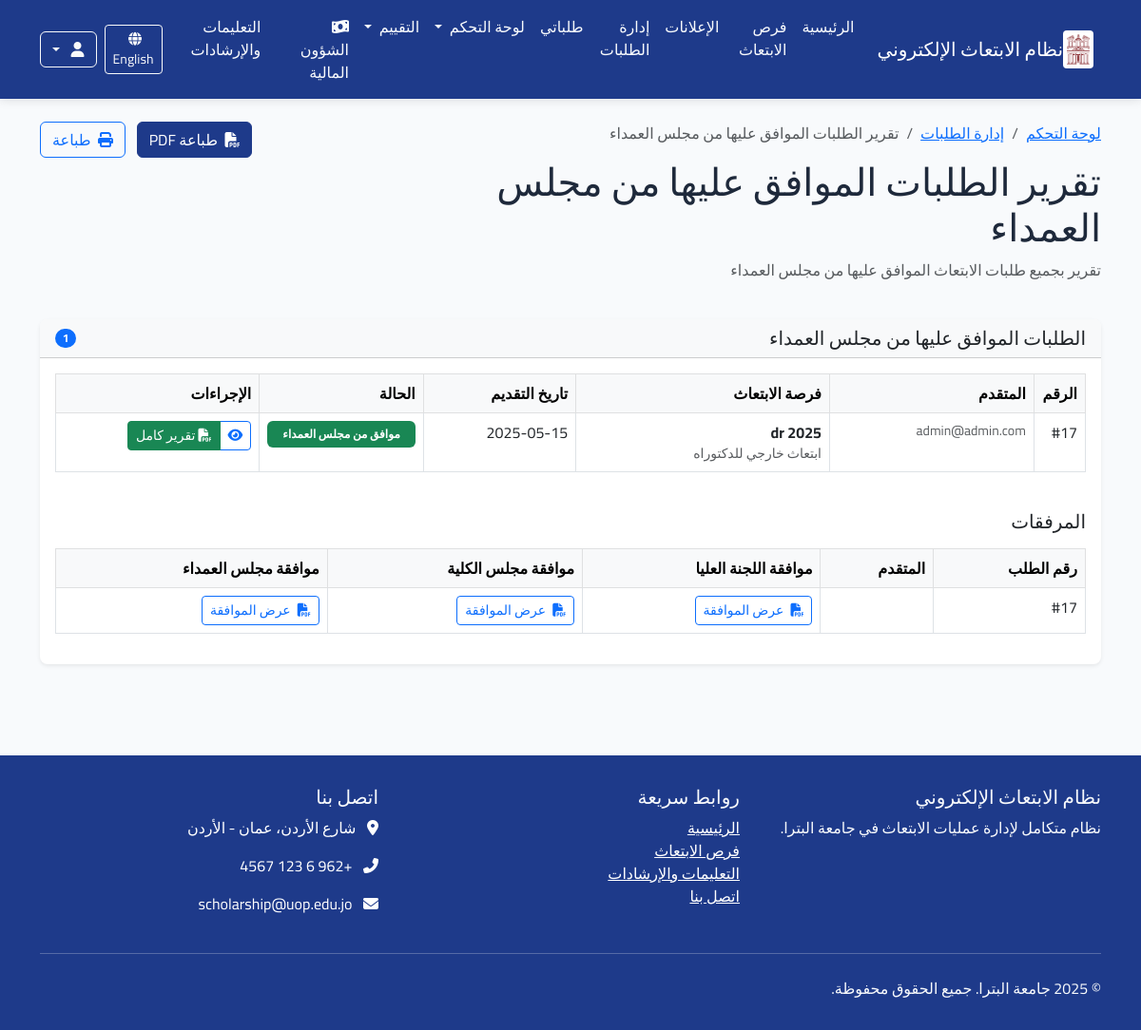
The app's page /ar/reports/deans-council/ (signed in) with its own data.
### applications/models.py (models this page shows, shortened)
class Application(models.Model):
    scholarship = models.ForeignKey(Scholarship, verbose_name=_("فرصة الابتعاث"), on_delete=models.CASCADE,
                                    related_name="applications")
    applicant = models.ForeignKey(User, verbose_name=_("المتقدم"), on_delete=models.CASCADE,
                                  related_name="applications")
    status = models.ForeignKey(ApplicationStatus, verbose_name=_("حالة الطلب"), on_delete=models.PROTECT,
                               related_name="applications")
    application_date = models.DateTimeField(_("تاريخ التقديم"), auto_now_add=True)
    last_update = models.DateTimeField(_("آخر تحديث"), auto_now=True)
    motivation_letter = models.TextField(_("خطاب الدوافع"),
                                         help_text=_("اشرح لماذا تريد التقدم لهذه الفرصة وما هي أهدافك"))
    research_proposal = models.TextField(_("مقترح البحث"), blank=True, null=True,
                                         help_text=_("إذا كان الابتعاث لدراسة الدكتوراه، أرفق مقترح البحث الخاص بك"))
    comments = models.TextField(_("ملاحظات إضافية"), blank=True, null=True,
                                help_text=_("أي معلومات إضافية تود إضافتها لطلبك"))
    acceptance_letter = models.BooleanField(_("هل لديك قبول مبدئي؟"), default=False)
    acceptance_university = models.CharField(_("اسم الجامعة التي لديك قبول فيها"), max_length=200, blank=True,
                                             null=True)
    admin_notes = models.TextField(_("ملاحظات إدارية"), blank=True, null=True)
    class Meta:
        verbose_name = _("طلب ابتعاث")
        verbose_name_plural = _("طلبات الابتعاث")
        ordering = ['-application_date']
        unique_together = ['scholarship', 'applicant']

class ApplicationStatus(models.Model):
    name = models.CharField(_("اسم الحالة"), max_length=100)
    description = models.TextField(_("الوصف"), blank=True, null=True)
    order = models.PositiveSmallIntegerField(_("الترتيب"), default=0)
    requires_attachment = models.BooleanField(_("تتطلب مرفقات"), default=False)
    class Meta:
        verbose_name = _("حالة الطلب")
        verbose_name_plural = _("حالات الطلبات")
        ordering = ['order']

### announcements/models.py (models this page shows, shortened)
class Scholarship(models.Model):
    STATUS_CHOICES = (
        ('draft', _('مسودة')),
        ('published', _('منشور')),
        ('closed', _('مغلق')),
    )
    title = models.CharField(_("العنوان"), max_length=200)
    scholarship_type = models.ForeignKey(ScholarshipType, verbose_name=_("نوع الابتعاث"), on_delete=models.CASCADE,
                                         related_name="scholarships")
    description = models.TextField(_("الوصف"))
    requirements = models.TextField(_("المتطلبات"))
    benefits = models.TextField(_("المميزات"), blank=True, null=True)
    countries = models.CharField(_("الدول المتاحة"), max_length=255, blank=True, null=True)
    universities = models.TextField(_("الجامعات المتاحة"), blank=True, null=True)
    deadline = models.DateTimeField(_("الموعد النهائي للتقديم"))
    publication_date = models.DateTimeField(_("تاريخ النشر"), default=timezone.now)
    status = models.CharField(_("الحالة"), max_length=20, choices=STATUS_CHOICES, default='draft')
    max_applicants = models.PositiveIntegerField(_("الحد الأقصى للمتقدمين"), default=0, help_text=_("0 يعني غير محدود"))
    eligibility_criteria = models.TextField(_("معايير الأهلية"), blank=True, null=True)
    application_process = models.TextField(_("عملية التقديم"), blank=True, null=True)
    contact_info = models.TextField(_("معلومات الاتصال"), blank=True, null=True)
    attachment = models.FileField(_("مرفق"), upload_to='scholarship_attachments/', blank=True, null=True)
    created_by = models.ForeignKey(User, verbose_name=_("تم إنشاؤه بواسطة"), on_delete=models.CASCADE,
                                   related_name="created_scholarships")
    updated_at = models.DateTimeField(_("تم التحديث في"), auto_now=True)
    class Meta:
        verbose_name = _("فرصة ابتعاث")
        verbose_name_plural = _("فرص الابتعاث")
        ordering = ['-publication_date']

class ScholarshipType(models.Model):
    name = models.CharField(_("اسم النوع"), max_length=100)
    description = models.TextField(_("الوصف"), blank=True, null=True)
    class Meta:
        verbose_name = _("نوع الابتعاث")
        verbose_name_plural = _("أنواع الابتعاث")
        ordering = ['name']

### applications/views.py (the view, shortened to what this page needs)
# urls.py: path('reports/deans-council/', views.deans_council_report, name='deans_council_report'),
@login_required
@permission_required('applications.view_application')
def deans_council_report(request):
    applications = Application.objects.filter(status__order=10).order_by('-application_date')
    for application in applications:
        application.higher_committee_attachment = ApprovalAttachment.objects.filter(
            application=application,
            approval_type='higher_committee'
        ).first()
        application.department_council_attachment = ApprovalAttachment.objects.filter(
            application=application,
            approval_type='department_council'
        ).first()
        application.faculty_council_attachment = ApprovalAttachment.objects.filter(
            application=application,
            approval_type='faculty_council'
        ).first()
        application.deans_council_attachment = ApprovalAttachment.objects.filter(
            application=application,
            approval_type='deans_council'
        ).first()
    context = {
        'applications': applications,
        'title': _("تقرير الطلبات الموافق عليها من مجلس العمداء"),
        'date': timezone.now()
    }
    return render(request, 'applications/reports/deans_council_report.html', context)

### core/context_processors.py (called while the page is built)
def user_role(request):
    role = 'anonymous'
    if request.user.is_authenticated:
        role = request.user.profile.role
    return {
        'user_role': role
    }

### applications/templates/applications/reports/deans_council_report.html (shortened to what this page needs)
{% extends 'base.html' %} {% load i18n %} {% load static %}
{% block content %}
<div class="container py-4">  <div class="row mb-4 no-print"> <div class="col-md-8"> <nav aria-label="breadcrumb" class="mb-2"> <ol class="breadcrumb"> <li class="breadcrumb-item"><a href="{% url 'dashboard:index' %}">{% trans "لوحة التحكم" %}</a></li> <li class="breadcrumb-item"><a href="{% url 'applications:admin_applications_list' %}">{% trans "إدارة الطلبات" %}</a></li> <li class="breadcrumb-item active" aria-current="page">{% trans "تقرير الطلبات الموافق عليها من مجلس العمداء" %}</li> </ol> </nav> <h1 class="mb-2">{% trans "تقرير الطلبات الموافق عليها من مجلس العمداء" %}</h1> <p class="text-muted">{% trans "تقرير بجميع طلبات الابتعاث الموافق عليها من مجلس العمداء" %}</p> </div> <div class="col-md-4 text-md-end"> <a href="?print=true" target="_blank" class="btn btn-primary me-2"> <i class="fas fa-file-pdf me-1"></i> {% trans "طباعة PDF" %} </a> <button onclick="window.print()" class="btn btn-outline-primary"> <i class="fas fa-print me-1"></i> {% trans "طباعة" %} </button> </div> </div>
<div class="card shadow-sm border-0 mb-4">
    <div class="card-header bg-light d-flex justify-content-between align-items-center no-print">
        <h5 class="mb-0">{% trans "الطلبات الموافق عليها من مجلس العمداء" %}</h5>
        <span class="badge bg-primary rounded-pill">{{ applications.count }}</span>
    </div>
    <div class="card-body">
        {% if applications %}
        <div class="table-responsive">
            <table class="table table-bordered">
                <thead class="table-light">
                    <tr>
                        <th width="5%">{% trans "الرقم" %}</th>
                        <th width="20%">{% trans "المتقدم" %}</th>
                        <th width="25%">{% trans "فرصة الابتعاث" %}</th>
                        <th width="15%">{% trans "تاريخ التقديم" %}</th>
                        <th width="15%">{% trans "الحالة" %}</th>
                        <th width="20%" class="no-print">{% trans "الإجراءات" %}</th>
                    </tr>
                </thead>
                <tbody>
                    {% for application in applications %}
                    <tr>
                        <td>#{{ application.id }}</td>
                        <td>
                            <div class="small text-muted">{{ application.applicant.email }}</div>
                        </td>
                        <td>
                            <div class="fw-bold">{{ application.scholarship.title }}</div>
                            <div class="small text-muted">{{ application.scholarship.scholarship_type.name }}</div>
                        </td>
                        <td>{{ application.application_date|date:"Y-m-d" }}</td>
                        <td>
                            <span class="badge bg-success px-3 py-2">
                                {{ application.status.name }}
                            </span>
                        </td>
                        <td class="no-print">
                            <div class="btn-group">
                                <a href="{% url 'applications:application_detail' application.id %}" class="btn btn-sm btn-outline-primary" title="{% trans 'عرض التفاصيل' %}">
                                    <i class="fas fa-eye"></i>
                                </a>
                                <a href="{% url 'applications:application_full_report' application.id %}?print=true" class="btn btn-sm btn-success" title="{% trans 'تقرير كامل' %}" target="_blank">
                                    <i class="fas fa-file-pdf"></i> {% trans "تقرير كامل" %}
                                </a>
                            </div>
                        </td>
                    </tr>
                    {% endfor %}
                </tbody>
            </table>
        </div>
        <div class="mt-4">
            <h5 class="mb-3">{% trans "المرفقات" %}</h5>
            <div class="table-responsive">
                <table class="table table-bordered">
                    <thead class="table-light">
                        <tr>
                            <th>{% trans "رقم الطلب" %}</th>
                            <th>{% trans "المتقدم" %}</th>
                            <th>{% trans "موافقة اللجنة العليا" %}</th>
                            <th>{% trans "موافقة مجلس الكلية" %}</th>
                            <th>{% trans "موافقة مجلس العمداء" %}</th>
                        </tr>
                    </thead>
                    <tbody>
                        {% for application in applications %}
                        <tr>
                            <td>#{{ application.id }}</td>
                            <td>{{ application.applicant.get_full_name }}</td>
                            <td>
                                {% if application.higher_committee_attachment %}
                                <a href="{{ application.higher_committee_attachment.attachment.url }}" target="_blank" class="btn btn-sm btn-outline-primary">
                                    <i class="fas fa-file-pdf me-1"></i> {% trans "عرض الموافقة" %}
                                </a>
                                {% else %}
                                <span class="text-muted">-</span>
                                {% endif %}
                            </td>
                            <td>
                                {% if application.faculty_council_attachment %}
                                <a href="{{ application.faculty_council_attachment.attachment.url }}" target="_blank" class="btn btn-sm btn-outline-primary">
                                    <i class="fas fa-file-pdf me-1"></i> {% trans "عرض الموافقة" %}
                                </a>
                                {% else %}
                                <span class="text-muted">-</span>
                                {% endif %}
                            </td>
                            <td>
                                {% if application.deans_council_attachment %}
                                <a href="{{ application.deans_council_attachment.attachment.url }}" target="_blank" class="btn btn-sm btn-outline-primary">
                                    <i class="fas fa-file-pdf me-1"></i> {% trans "عرض الموافقة" %}
                                </a>
                                {% else %}
                                <span class="text-muted">-</span>
                                {% endif %}
                            </td>
                        </tr>
                        {% endfor %}
                    </tbody>
                </table>
            </div>
        </div>
        {% else %}
        <div class="text-center py-5">
            <i class="fas fa-inbox fa-4x text-muted mb-3"></i>
            <h5>{% trans "لا توجد طلبات موافق عليها من مجلس العمداء حالياً" %}</h5>
        </div>
        {% endif %}
    </div>
</div>
</div> {% endblock %}

### static/css/main.css (style rules this page uses)
:root { --primary-color: #1e3a8a; --secondary-color: #10b981; --accent-color: #f59e0b; --light-bg: #f8fafc; --dark-text: #1e293b; --light-text: #f8fafc; }
body { font-family: 'Segoe UI', Tahoma, Geneva, Verdana, sans-serif; background-color: var(--light-bg); color: var(--dark-text); }
.btn-primary { background-color: var(--primary-color); border-color: var(--primary-color); }
.card { border-radius: 8px; overflow: hidden; }

### static/css/rtl.css (style rules this page uses)
body { font-family: 'Cairo', 'Segoe UI', 'Tahoma', 'Arial', sans-serif; direction: rtl; text-align: right; }
.me-2 { margin-right: 0 !important; margin-left: 0.5rem !important; }

### records on screen
Application: id "17", applicant.email "admin@admin.com", scholarship "dr 2025", scholarship.scholarship_type.name "ابتعاث خارجي للدكتوراه", application_date "2025-05-15", status.name "موافق من مجلس العمداء"

### other values on screen
{{ applications.count }} "1"
